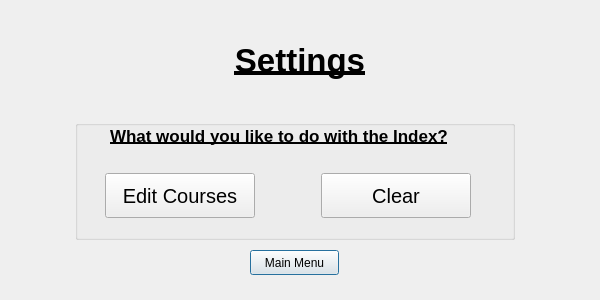
<?xml version="1.0" encoding="UTF-8"?>
<ui version="4.0">
 <class>Settings</class>
 <widget class="QDialog" name="Settings">
  <property name="geometry">
   <rect>
    <x>0</x>
    <y>0</y>
    <width>600</width>
    <height>300</height>
   </rect>
  </property>
  <property name="windowTitle">
   <string>Dialog</string>
  </property>
  <widget class="QPushButton" name="MainMenu_Button">
   <property name="geometry">
    <rect>
     <x>250</x>
     <y>250</y>
     <width>89</width>
     <height>25</height>
    </rect>
   </property>
   <property name="text">
    <string>Main Menu</string>
   </property>
  </widget>
  <widget class="QGroupBox" name="groupBox">
   <property name="geometry">
    <rect>
     <x>75</x>
     <y>120</y>
     <width>440</width>
     <height>120</height>
    </rect>
   </property>
   <property name="minimumSize">
    <size>
     <width>440</width>
     <height>120</height>
    </size>
   </property>
   <property name="maximumSize">
    <size>
     <width>440</width>
     <height>120</height>
    </size>
   </property>
   <property name="font">
    <font>
     <pointsize>15</pointsize>
     <weight>50</weight>
     <bold>false</bold>
    </font>
   </property>
   <property name="title">
    <string/>
   </property>
   <widget class="QWidget" name="horizontalLayoutWidget_2">
    <property name="geometry">
     <rect>
      <x>30</x>
      <y>40</y>
      <width>427</width>
      <height>71</height>
     </rect>
    </property>
    <layout class="QHBoxLayout" name="horizontalLayout_4">
     <item>
      <layout class="QHBoxLayout" name="horizontalLayout_5">
       <item>
        <layout class="QHBoxLayout" name="horizontalLayout_6">
         <item>
          <widget class="QPushButton" name="EditCourses_Button">
           <property name="minimumSize">
            <size>
             <width>150</width>
             <height>45</height>
            </size>
           </property>
           <property name="maximumSize">
            <size>
             <width>150</width>
             <height>45</height>
            </size>
           </property>
           <property name="text">
            <string>Edit Courses</string>
           </property>
          </widget>
         </item>
        </layout>
       </item>
      </layout>
     </item>
     <item>
      <layout class="QVBoxLayout" name="verticalLayout_3">
       <item alignment="Qt::AlignHCenter|Qt::AlignVCenter">
        <widget class="QPushButton" name="ClearFile_Button_2">
         <property name="minimumSize">
          <size>
           <width>150</width>
           <height>45</height>
          </size>
         </property>
         <property name="maximumSize">
          <size>
           <width>150</width>
           <height>45</height>
          </size>
         </property>
         <property name="text">
          <string>Clear</string>
         </property>
        </widget>
       </item>
      </layout>
     </item>
    </layout>
   </widget>
   <widget class="QLabel" name="questionLabels">
    <property name="geometry">
     <rect>
      <x>35</x>
      <y>0</y>
      <width>401</width>
      <height>31</height>
     </rect>
    </property>
    <property name="font">
     <font>
      <pointsize>13</pointsize>
      <weight>75</weight>
      <bold>true</bold>
      <underline>true</underline>
     </font>
    </property>
    <property name="text">
     <string>What would you like to do with the Index?</string>
    </property>
   </widget>
  </widget>
  <widget class="QLabel" name="picLabel">
   <property name="geometry">
    <rect>
     <x>0</x>
     <y>0</y>
     <width>871</width>
     <height>411</height>
    </rect>
   </property>
   <property name="text">
    <string/>
   </property>
   <property name="pixmap">
    <pixmap>:/Images/image.jpg</pixmap>
   </property>
   <property name="scaledContents">
    <bool>true</bool>
   </property>
   <property name="alignment">
    <set>Qt::AlignCenter</set>
   </property>
  </widget>
  <widget class="QLabel" name="label">
   <property name="geometry">
    <rect>
     <x>80</x>
     <y>0</y>
     <width>440</width>
     <height>120</height>
    </rect>
   </property>
   <property name="minimumSize">
    <size>
     <width>440</width>
     <height>120</height>
    </size>
   </property>
   <property name="maximumSize">
    <size>
     <width>440</width>
     <height>120</height>
    </size>
   </property>
   <property name="font">
    <font>
     <pointsize>25</pointsize>
     <weight>75</weight>
     <bold>true</bold>
     <underline>true</underline>
    </font>
   </property>
   <property name="layoutDirection">
    <enum>Qt::LeftToRight</enum>
   </property>
   <property name="text">
    <string>Settings</string>
   </property>
   <property name="scaledContents">
    <bool>true</bool>
   </property>
   <property name="alignment">
    <set>Qt::AlignCenter</set>
   </property>
  </widget>
 </widget>
 <resources/>
 <connections/>
</ui>
